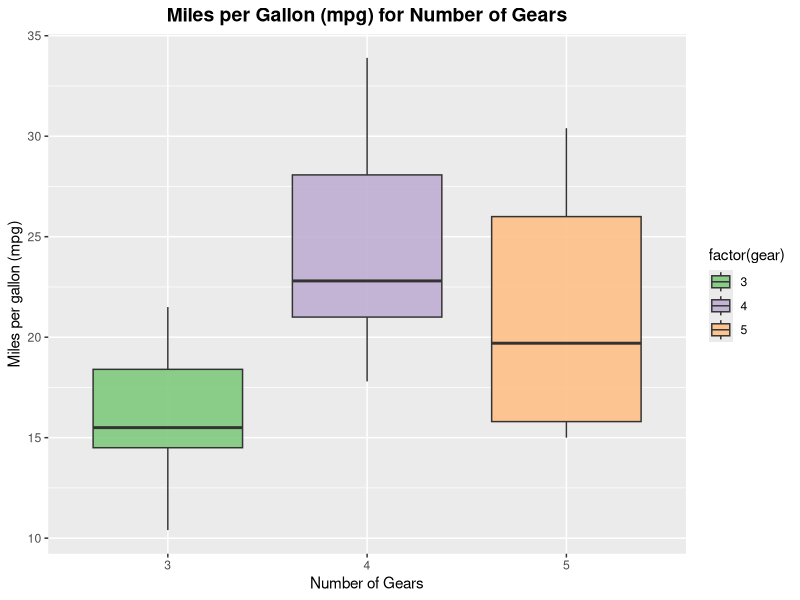
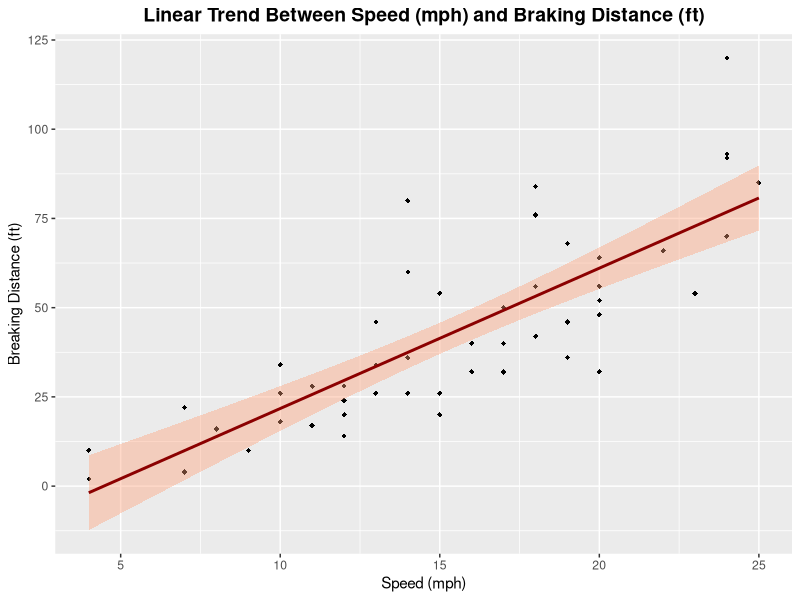
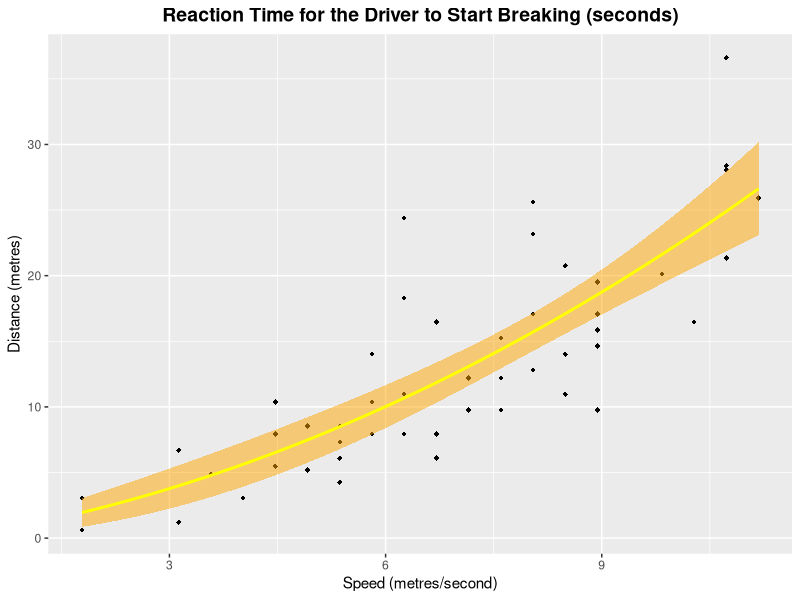

The R source for these figures, in order:
## ---- chunk 1
#Pass a vector 5-55 to sum, to add the elements together.
sum(5:55)
## ---- chunk 2
#function called sumfun that takes n and passes a vector 5:n and then tested with 3 calculations inputs
sumfun <- function(n) 
  sum(5:n)

sumfun(10)
sumfun(20)
sumfun(100)
## ---- chunk 3
#fibonacci <- interpret length as numbers(12)
#for fibonacci positions [1] + [2] = 1
#for fibonacci positions 3:12 = take sum of two position values before a (a-2 positions, a-1 position)
fibonacci <- numeric(12)
fibonacci[1] <- fibonacci[2] <- 1
for (a in 3:12) fibonacci[a] <- fibonacci[a - 2] + fibonacci[a - 1]
print(fibonacci)
## ---- chunk 4
library(ggplot2)
data(mtcars)

ggplot(mtcars, aes(x= as.factor(gear), y=mpg, fill = factor(gear))) + 
  geom_boxplot(alpha=0.9) +
  labs(
    title = "Miles per Gallon (mpg) for Number of Gears",
    x = "Number of Gears",
    y = "Miles per gallon (mpg)") +
  theme(plot.title = element_text(size = 14, face = "bold", hjust = 0.5)) +
  scale_fill_brewer(palette="Accent")
## ---- chunk 5
data(cars)
simple.fit = lm(dist~speed, data=cars) #simple linear regression showing the relationship
summary(simple.fit)

# Fitted slope: 3.9324
# Intercept: -17.5791
# Standard errors: slope = 0.4155; intercept = 6.7584
# Variable units (from help(cars)): Speed (mph) & Stopping distance (ft)

# When range of speed covers 0, the average distance is -17.529. An increase in speed has a positive effect on the dependent variable distance with one unit increment of speed results in 3.932 increase in distance.
## ---- chunk 6
ggplot(cars, aes(x = speed, y = dist)) +
  geom_point(shape=18) +        #creates scatterplot + shape of points
  geom_smooth(method = "lm", color="darkred", fill="lightsalmon") +  #displays the linear regression line, specifying colour of line and standard errors.
  ggtitle("Linear Trend Between Speed (mph) and Braking Distance (ft)") +
  xlab("Speed (mph)") +
  ylab("Breaking Distance (ft)") +
  theme(plot.title = element_text(size = 14, face = "bold", hjust = 0.5))
## ---- chunk 7
data(cars)

cars$speedms <- (cars$speed*0.44704)   #mph -> metres/sec
cars$BDm <- (cars$dist)*0.305 #ft -> metres

#The braking distance can be split into two components:  
#Distance = Reaction Time Distance + Braking distance 

#As per the question, we can assume:
#Braking Distance ~ Speed^2

#Therefore we need to determine the reaction time distance relationship which should be directly proportional to the initial speed of the vehicle:
#Reaction Time Distance ~ Speed

#Putting this together we get the suggested model of:
#BDm ~ a*speedms + b*speedms^2 + c   and given distance = speed*time whereby a is the estimated reaction time.

# We can assume that when speed is equal to 0, distance is also equal 0 and can 
#therefore remove the implied intercept from the model so that the curve 
#intersects the axis at the origin by applying the -1 syntax at the end of our 
#formula as specified in the R documentation (y ~ x - 1)

mlr <- lm(BDm ~ speedms + I(speedms^2)-1,cars)
summary(mlr)
#Adjusted R-squared:  0.9097
## ---- chunk 8
ggplot(cars, aes(x = speedms, y = BDm)) +
  geom_point(shape=18) +
  geom_smooth(method = "lm", formula = "y ~ x + I(x^2)-1", alpha=0.5, colour="yellow", fill="orange") +
  ggtitle("Reaction Time for the Driver to Start Breaking (seconds)") +
  ylab("Distance (metres)") +
  xlab("Speed (metres/second)") +
  theme(plot.title = element_text(size = 14, face = "bold", hjust = 0.5))
